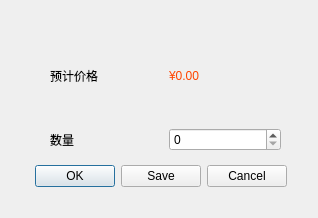
<?xml version="1.0" encoding="UTF-8"?>
<ui version="4.0">
 <class>goodsBuying</class>
 <widget class="QDialog" name="goodsBuying">
  <property name="geometry">
   <rect>
    <x>0</x>
    <y>0</y>
    <width>318</width>
    <height>218</height>
   </rect>
  </property>
  <property name="windowTitle">
   <string>Dialog</string>
  </property>
  <widget class="QDialogButtonBox" name="buttonBox">
   <property name="geometry">
    <rect>
     <x>20</x>
     <y>160</y>
     <width>281</width>
     <height>32</height>
    </rect>
   </property>
   <property name="orientation">
    <enum>Qt::Horizontal</enum>
   </property>
   <property name="standardButtons">
    <set>QDialogButtonBox::Cancel|QDialogButtonBox::Ok|QDialogButtonBox::Save</set>
   </property>
   <property name="centerButtons">
    <bool>true</bool>
   </property>
  </widget>
  <widget class="QWidget" name="layoutWidget">
   <property name="geometry">
    <rect>
     <x>50</x>
     <y>30</y>
     <width>231</width>
     <height>121</height>
    </rect>
   </property>
   <layout class="QVBoxLayout" name="verticalLayout">
    <item>
     <layout class="QHBoxLayout" name="horizontalLayout_2">
      <item>
       <widget class="QLabel" name="label">
        <property name="text">
         <string>预计价格</string>
        </property>
       </widget>
      </item>
      <item>
       <widget class="QLabel" name="price">
        <property name="styleSheet">
         <string notr="true">font: 24pt &quot;Sans Serif&quot;;
color: rgb(255, 68, 0);</string>
        </property>
        <property name="text">
         <string>¥0.00</string>
        </property>
       </widget>
      </item>
     </layout>
    </item>
    <item>
     <layout class="QHBoxLayout" name="horizontalLayout">
      <item>
       <widget class="QLabel" name="label_2">
        <property name="text">
         <string>数量</string>
        </property>
       </widget>
      </item>
      <item>
       <widget class="QSpinBox" name="num">
        <property name="prefix">
         <string/>
        </property>
        <property name="minimum">
         <number>0</number>
        </property>
       </widget>
      </item>
     </layout>
    </item>
   </layout>
  </widget>
 </widget>
 <resources/>
 <connections>
  <connection>
   <sender>buttonBox</sender>
   <signal>accepted()</signal>
   <receiver>goodsBuying</receiver>
   <slot>accept()</slot>
   <hints>
    <hint type="sourcelabel">
     <x>248</x>
     <y>254</y>
    </hint>
    <hint type="destinationlabel">
     <x>157</x>
     <y>274</y>
    </hint>
   </hints>
  </connection>
  <connection>
   <sender>buttonBox</sender>
   <signal>rejected()</signal>
   <receiver>goodsBuying</receiver>
   <slot>reject()</slot>
   <hints>
    <hint type="sourcelabel">
     <x>316</x>
     <y>260</y>
    </hint>
    <hint type="destinationlabel">
     <x>286</x>
     <y>274</y>
    </hint>
   </hints>
  </connection>
 </connections>
</ui>
